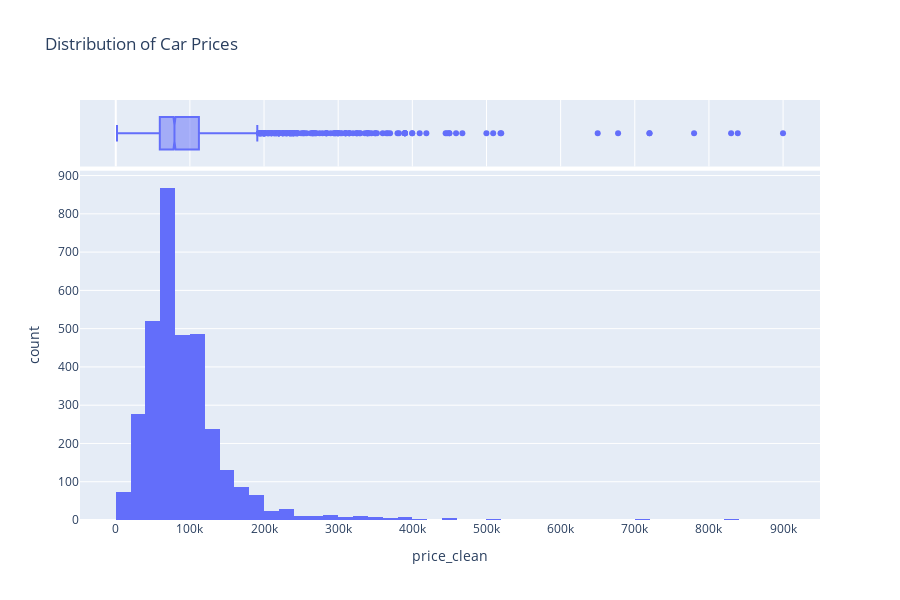

The notebook cell saved with this chart:
### Code cell
px.histogram(df, x='price_clean', nbins=50, height=600, title='Distribution of Car Prices', marginal='box')

### Figure 1 — Plotly figure (JSON) as saved in the notebook; plotly's stock layout.template omitted (floating-point values rounded to 4 significant figures; data arrays with more than 128 entries replaced by an {"elided": "..."} marker saying what was removed)
{"data": [{"bingroup": "x", "hovertemplate": "price_clean=%{x}<br>count=%{y}<extra></extra>", "legendgroup": "", "marker": {"color": "#636efa", "pattern": {"shape": ""}}, "name": "", "nbinsx": 50, "orientation": "v", "showlegend": false, "type": "histogram", "x": {"elided": "3375 float values"}, "xaxis": "x", "yaxis": "y"}, {"hovertemplate": "price_clean=%{x}<extra></extra>", "legendgroup": "", "marker": {"color": "#636efa"}, "name": "", "notched": true, "showlegend": false, "type": "box", "x": {"elided": "3375 float values"}, "xaxis": "x2", "yaxis": "y2"}], "layout": {"barmode": "relative", "height": 600, "legend": {"tracegroupgap": 0}, "title": {"text": "Distribution of Car Prices"}, "xaxis": {"anchor": "y", "domain": [0, 1], "title": {"text": "price_clean"}}, "xaxis2": {"anchor": "y2", "domain": [0, 1], "matches": "x", "showgrid": true, "showticklabels": false}, "yaxis": {"anchor": "x", "domain": [0, 0.8316], "title": {"text": "count"}}, "yaxis2": {"anchor": "x2", "domain": [0.8416, 1], "matches": "y2", "showgrid": false, "showline": false, "showticklabels": false, "ticks": ""}}}
